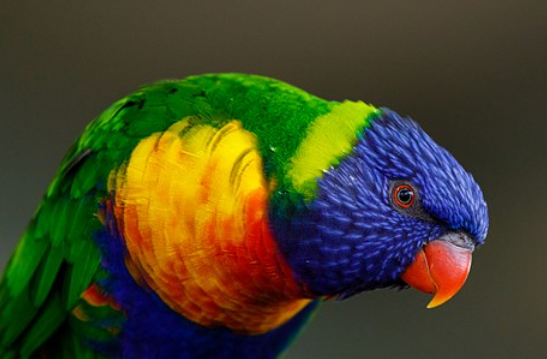
#> input picture Thursday 10:40 - 12:30/E22CSEU0955/lab11/sample.png, 547 x 359 px, given in place of SAMPLE.jpg, which was not available
$ jupyter execute 'ComputerVisionLab04 (1).ipynb'   (shell and % lines are left out)
#> lines starting #> are read from the running program, lines starting #| are printed output that depends on the picture; pictures that were not available may be replaced by others from this repository, and a replacement may not be noted
[cell 1]
import cv2
import numpy as np
import matplotlib.pyplot as plt

# Read the image
image = cv2.imread('SAMPLE.jpg', 0)  # Read as grayscale
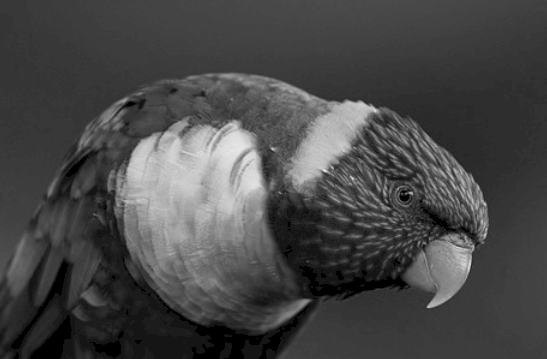
#> image: shape (359, 547); min 0, max 248, mean 71.5

# Compute histogram
hist = cv2.calcHist([image], [0], None, [256], [0, 256])
#> hist = 256 values, max 16069 at index 61, min 0 at index 4, mean 767.1

# Plot histogram
plt.figure()
plt.title("Grayscale Histogram")
plt.xlabel("Bins")
plt.ylabel("# of Pixels")
plt.plot(hist)
plt.xlim([0, 256])
plt.show()
#> figure, not shown here; curve peaks at x = 61, y = 16069

[cell 2]
# Read the image
image = cv2.imread('SAMPLE.jpg')
#> image is the input picture: shape (359, 547, 3); mean B, G, R 39.6, 67.7, 69.9

# Convert to grayscale
gray_image = cv2.cvtColor(image, cv2.COLOR_BGR2GRAY)
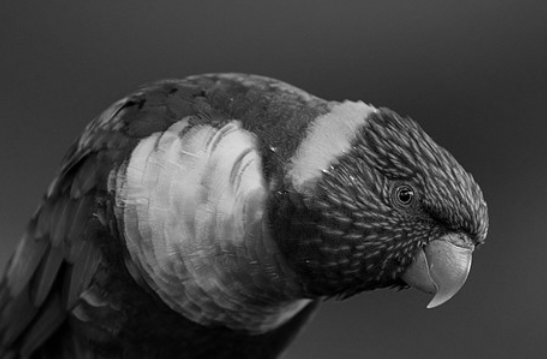
#> gray_image: shape (359, 547); min 0, max 248, mean 65.1

# Compute histogram for grayscale image
hist_gray = cv2.calcHist([gray_image], [0], None, [256], [0, 256])
#> hist_gray = 256 values, max 6864 at index 54, min 0 at index 216, mean 767.1

# Plot histogram
plt.figure()
plt.title("Grayscale Histogram")
plt.xlabel("Bins")
plt.ylabel("# of Pixels")
plt.plot(hist_gray)
plt.xlim([0, 256])
plt.show()
#> figure, not shown here; curve peaks at x = 54, y = 6864

# Compute histogram for each channel in the color image
colors = ('b', 'g', 'r')
for i, col in enumerate(colors):
    hist = cv2.calcHist([image], [i], None, [256], [0, 256])
    plt.plot(hist, color=col)
    plt.xlim([0, 256])
plt.title("Color Histogram")
plt.xlabel("Bins")
plt.ylabel("# of Pixels")
plt.show()
#> figure, not shown here; curve peaks at x = 0, y = 28176; curve peaks at x = 62, y = 6242; curve peaks at x = 0, y = 12113

[cell 3]
plt.figure()
plt.title("Grayscale Histogram (M1)")
plt.xlabel("Grey Levels/Intensity Values")
plt.ylabel("Number of Pixels")
plt.plot(hist_gray)
plt.xlim([0, 256])
plt.show()
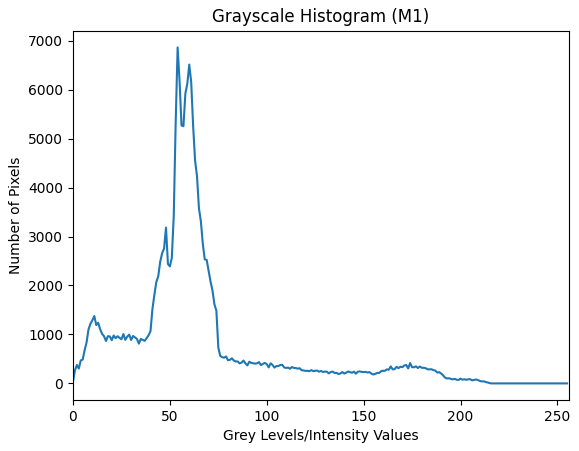
#> figure drawn by matplotlib, 1 panel; curve peaks at x = 54, y = 6864

[cell 4]
# Normalize the histogram
hist_norm = hist_gray / hist_gray.sum()
#> hist_norm = 256 values, max 0.035 at index 54, min 0 at index 216, mean 0.00391

plt.figure()
plt.title("Grayscale Histogram (M2)")
plt.xlabel("Grey Levels")
plt.ylabel("Probability of Occurrence")
plt.plot(hist_norm)
plt.xlim([0, 256])
plt.show()
#> figure, not shown here; curve peaks at x = 54, y = 0.035

[cell 5]
bright_image = cv2.add(image, 100)
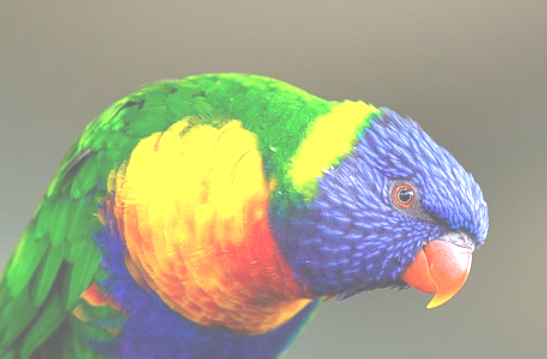
#> bright_image: shape (359, 547, 3); mean B, G, R 138.6, 165.4, 163.2
hist_bright = cv2.calcHist([bright_image], [0], None, [256], [0, 256])
#> hist_bright = 256 values, max 28176 at index 100, min 0 at index 0, mean 767.1
plt.plot(hist_bright)
plt.title("Bright Image Histogram")
plt.show()
#> figure, not shown here; curve peaks at x = 100, y = 28176

[cell 6]
dark_image = cv2.subtract(image, 100)
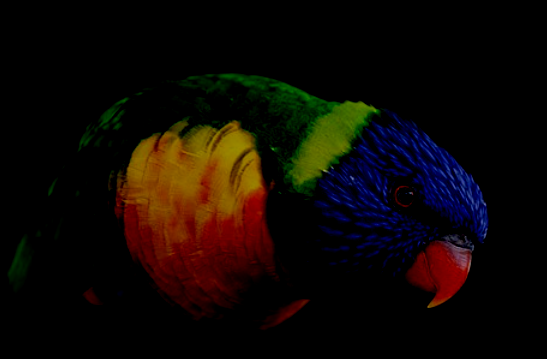
#> dark_image: shape (359, 547, 3); mean B, G, R 4, 8.1, 14.9
hist_dark = cv2.calcHist([dark_image], [0], None, [256], [0, 256])
#> hist_dark = 256 values, max 182094 at index 0, min 0 at index 156, mean 767.1
plt.plot(hist_dark)
plt.title("Dark Image Histogram")
plt.show()
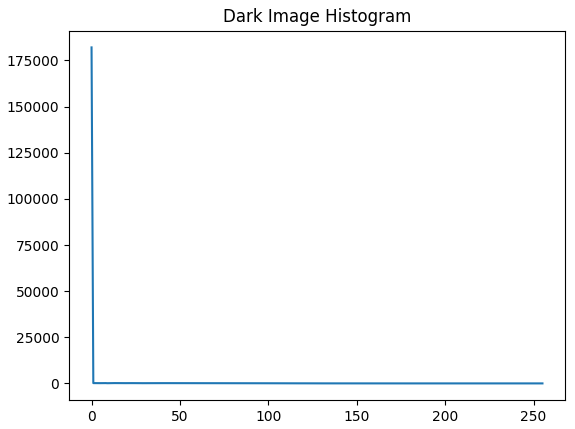
#> figure drawn by matplotlib, 1 panel; curve peaks at x = 0, y = 182094

[cell 7]

from google.colab.patches import cv2_imshow # Import cv2_imshow
import cv2
import numpy as np
import matplotlib.pyplot as plt


equalized_image = cv2.equalizeHist(gray_image)
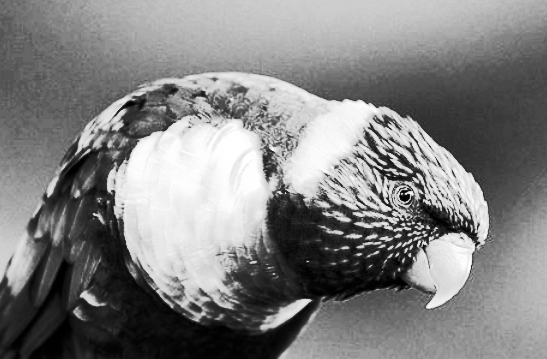
#> equalized_image: shape (359, 547); min 0, max 255, mean 129.3
print("Equalize Image")
cv2_imshow(equalized_image) # Use cv2_imshow instead of cv2.imshow
cv2.waitKey(0)
cv2.destroyAllWindows()

[cell 8]
import numpy as np
import cv2
from matplotlib import pyplot as plt

# Read the image
image = cv2.imread('SAMPLE.jpg', 0)  # Read as grayscale

# Compute the Fourier Transform
f = np.fft.fft2(image)
fshift = np.fft.fftshift(f)
magnitude_spectrum = 20 * np.log(np.abs(fshift))
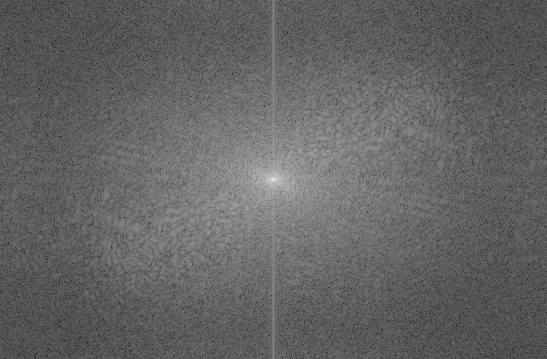
#> magnitude_spectrum: shape (359, 547) float64; min 23.39, max 329.1, mean 143.3; drawn with min black and max white

# Display the magnitude spectrum
plt.imshow(magnitude_spectrum, cmap='gray')
plt.title("Magnitude Spectrum")
plt.show()

[cell 9]
# Compute the Inverse Fourier Transform
f_ishift = np.fft.ifftshift(fshift)
img_back = np.fft.ifft2(f_ishift)
img_back = np.abs(img_back)

# Display the original, magnitude spectrum, and reconstructed images
plt.subplot(131), plt.imshow(image, cmap='gray')
plt.title("Original Image"), plt.xticks([]), plt.yticks([])
plt.subplot(132), plt.imshow(magnitude_spectrum, cmap='gray')
plt.title("Magnitude Spectrum"), plt.xticks([]), plt.yticks([])
plt.subplot(133), plt.imshow(img_back, cmap='gray')
plt.title("Reconstructed Image"), plt.xticks([]), plt.yticks([])
plt.show()

[cell 10]
# Rotate the image by 45 degrees
(h, w) = image.shape[:2]
#> h = 359; w = 547
center = (w // 2, h // 2)
#> center = (273, 179)
M = cv2.getRotationMatrix2D(center, 45, 1.0)
rotated_image = cv2.warpAffine(image, M, (w, h))
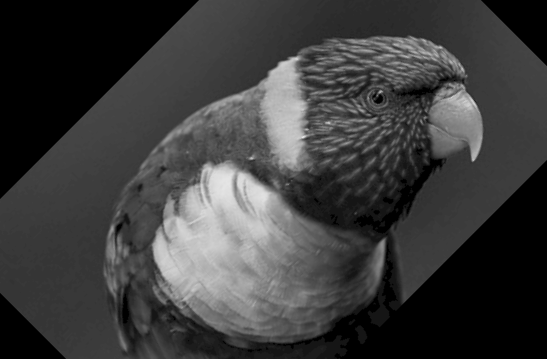
#> rotated_image: shape (359, 547); min 0, max 230, mean 60.2

# Compute the Fourier Transform of the rotated image
f_rotated = np.fft.fft2(rotated_image)
fshift_rotated = np.fft.fftshift(f_rotated)
magnitude_spectrum_rotated = 20 * np.log(np.abs(fshift_rotated))
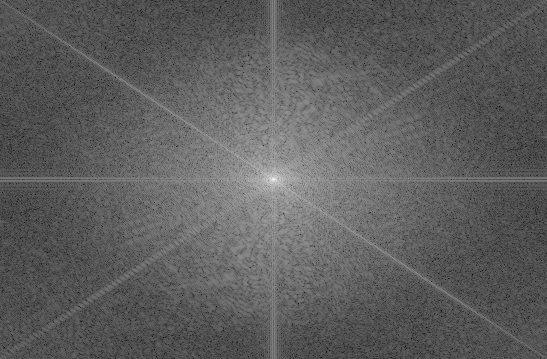
#> magnitude_spectrum_rotated: shape (359, 547) float64; min 26.61, max 325.7, mean 137.2; drawn with min black and max white

# Display the magnitude spectrum of the rotated image
plt.imshow(magnitude_spectrum_rotated, cmap='gray')
plt.title("Magnitude Spectrum (Rotated)")
plt.show()

$ run again, with Thursday 10:40 - 12:30/E22CSEU0955/lab11/cat.jpg saved as Thursday 10:40 - 12:30/E22CSEU0955/lab11/sample.png
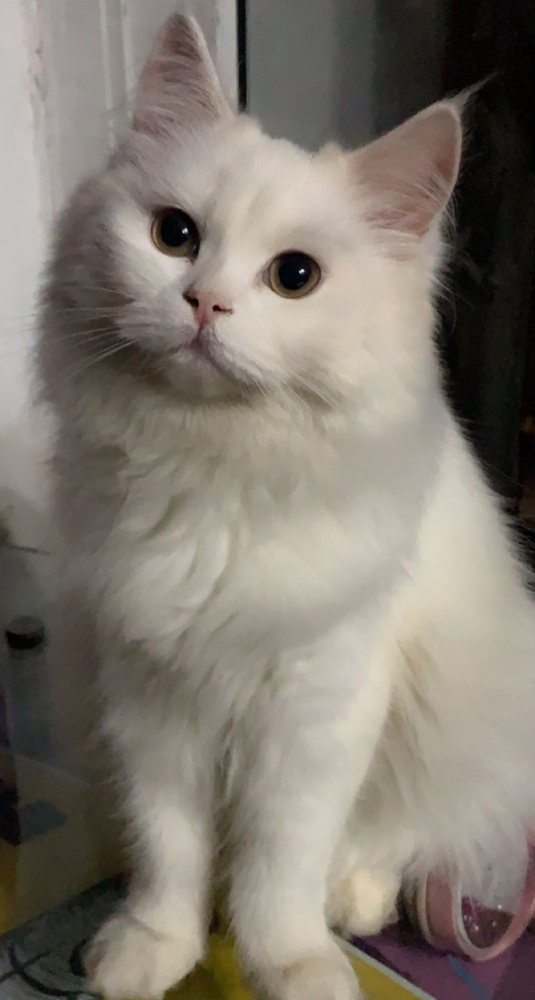
#> input picture Thursday 10:40 - 12:30/E22CSEU0955/lab11/cat.jpg, 535 x 1000 px, shrunk from 856 x 1600 before the run, given in place of SAMPLE.jpg, which was not available
#> hist = 256 values, max 6060 at index 195, min 0 at index 217, mean 2089.8
#> image is the input picture: shape (1000, 535, 3); mean B, G, R 112.2, 121.7, 128.9
#> hist_gray = 256 values, max 6033 at index 195, min 0 at index 218, mean 2089.8
#> hist_norm = 256 values, max 0.0113 at index 195, min 0 at index 218, mean 0.00391
#> hist_bright = 256 values, max 158257 at index 255, min 0 at index 0, mean 2089.8
#> `dark_image = cv2.subtract(image, 100)`:
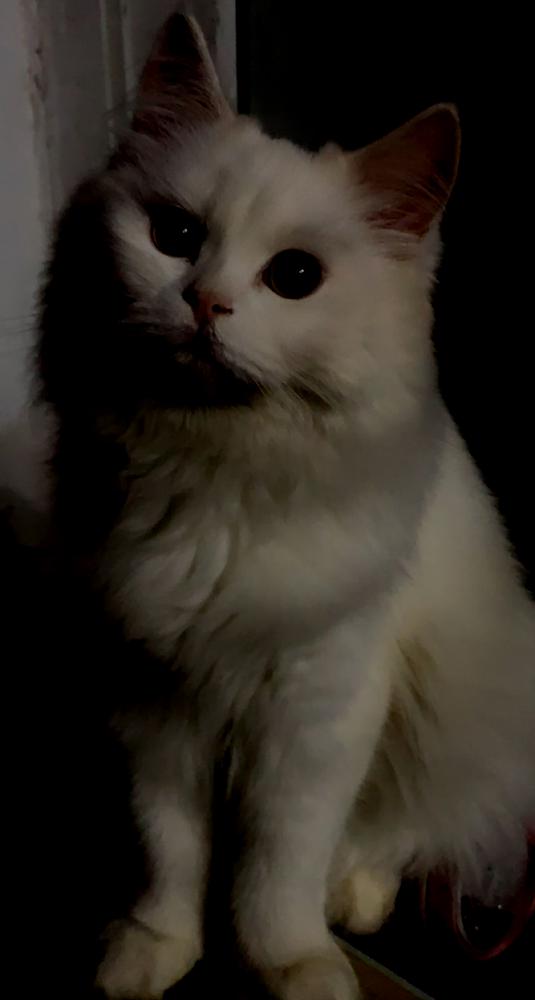
#> dark_image: shape (1000, 535, 3); mean B, G, R 31.4, 38.6, 43.9
#> hist_dark = 256 values, max 211106 at index 0, min 0 at index 104, mean 2089.8
#> `rotated_image = cv2.warpAffine(image, M, (w, h))`:
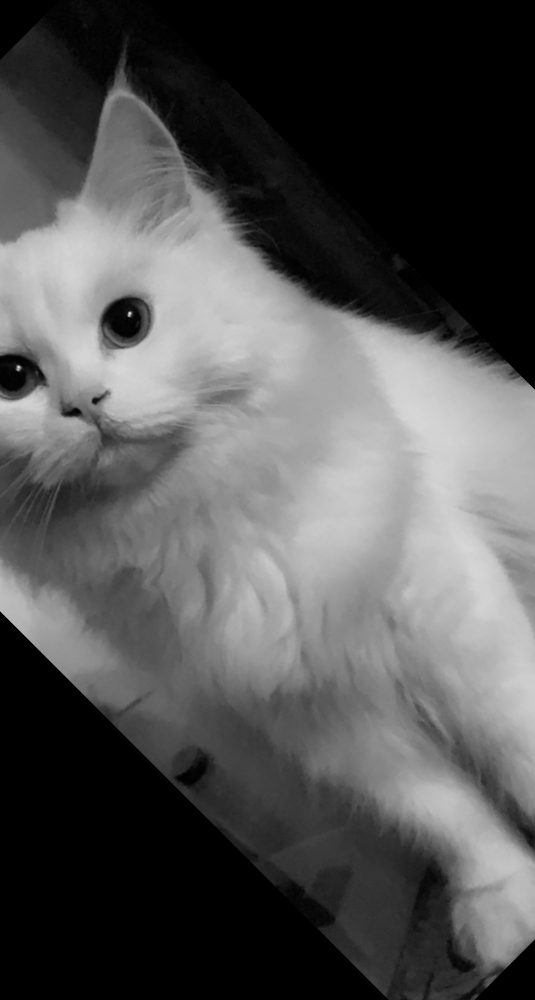
#> rotated_image: shape (1000, 535); min 0, max 230, mean 83.7
